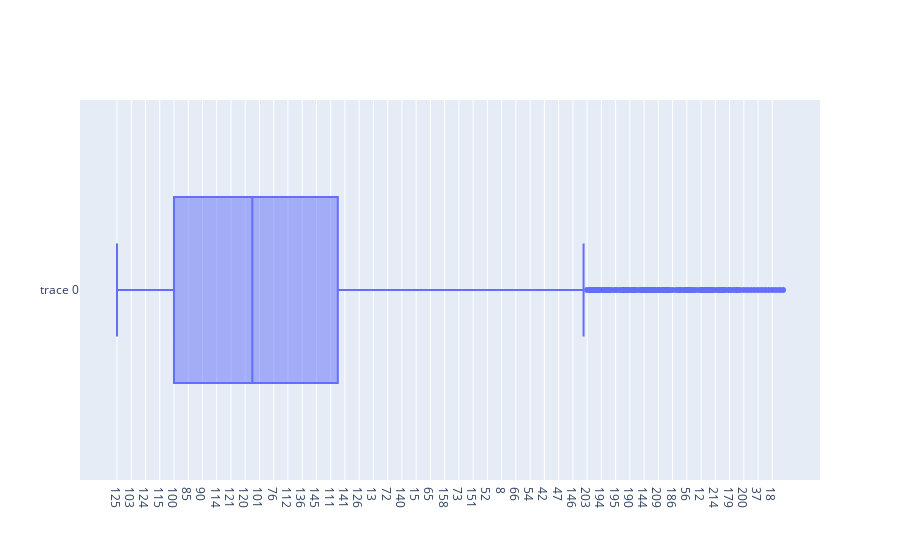

Source (notebook cell):
### Markdown cell above
Además, puede mostrar fácilmente todos los elementos del boxplot e incluso hacerlo interactivo con Plotly.

### Code cell
import plotly.graph_objects as go
from plotly.offline import iplot

fig = go.Figure()
fig.add_box(x=df_movie["minute"], text=df_movie["minute"])
iplot(fig)

### Figure 1 — Plotly figure (JSON) as saved in the notebook; plotly's stock layout.template omitted (floating-point values rounded to 4 significant figures; data arrays with more than 128 entries replaced by an {"elided": "..."} marker saying what was removed)
{"data": [{"text": {"elided": "5189 str values"}, "type": "box", "x": {"elided": "5189 str values"}}], "layout": {}}
